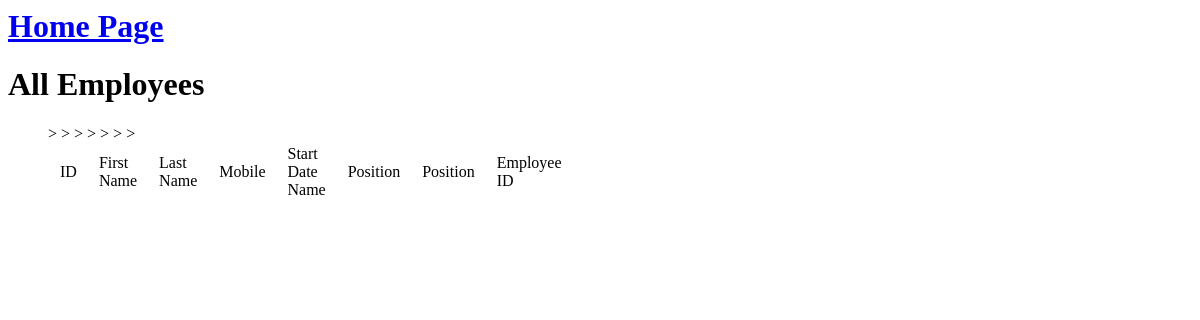
/employee/get-all-employees/, run on an earlier commit of the app's database.
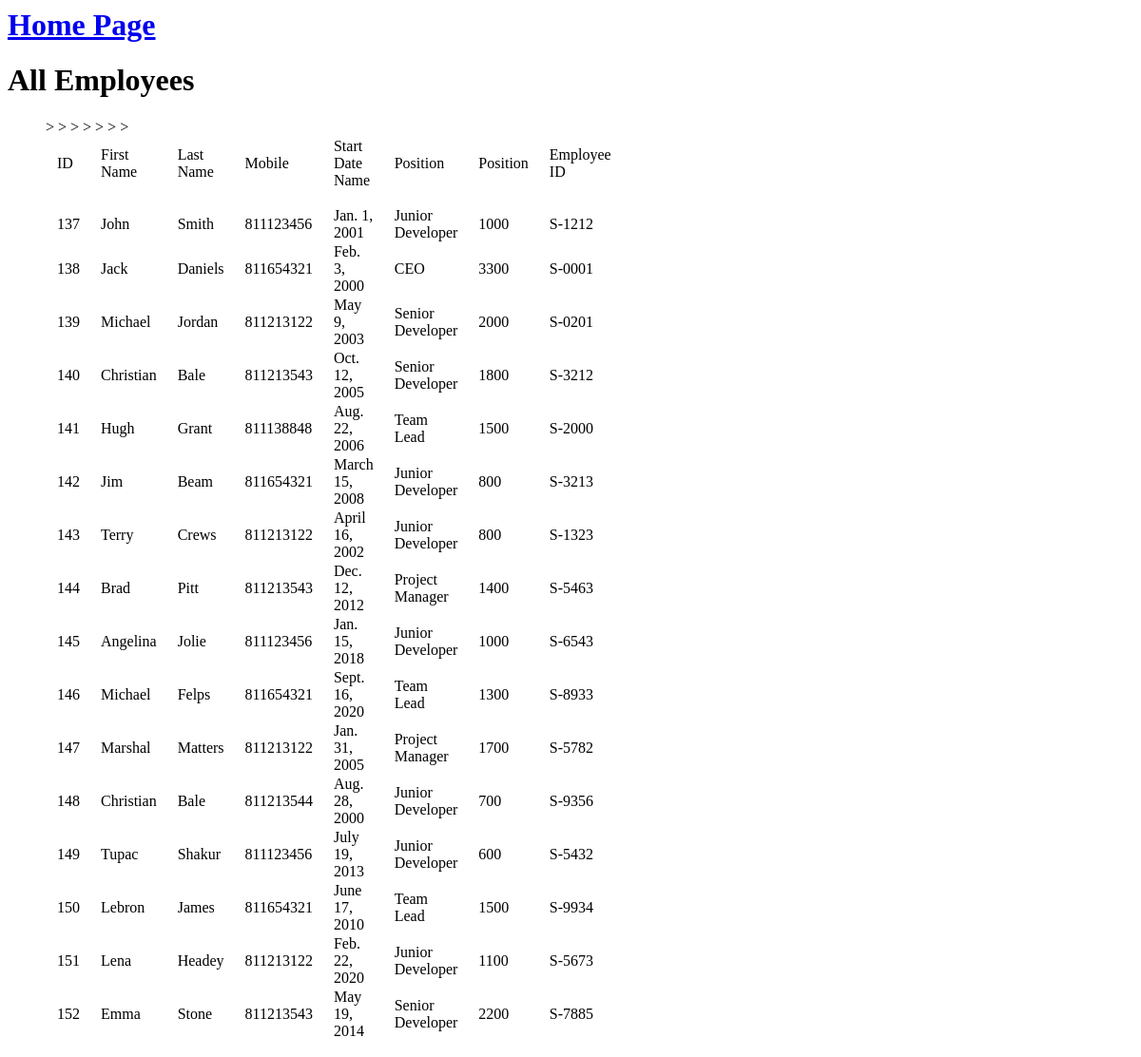
And on a later commit of the database.
### employee/models.py (models this page shows, shortened)
class Employee(models.Model):
    TYPE_CEO = 'CEO'
    TYPE_JUNIOR = 'junior_dev'
    TYPE_SENIOR = 'senior_dev'
    TYPE_LEAD = 'team_lead'
    TYPE_MANAGER = 'project_manager'
    TYPE_EMPLOYEE = 'employee'
    POSITION_TYPES = (
        (TYPE_CEO, 'CEO'),
        (TYPE_JUNIOR, 'Junior Developer'),
        (TYPE_SENIOR, 'Senior Developer'),
        (TYPE_MANAGER, 'Project Manager'),
        (TYPE_LEAD, 'Team Lead'),
        (TYPE_EMPLOYEE, 'Employee'),    # Default position, could be left empty in the DB
    )
    first_name = models.CharField(max_length=120)
    last_name = models.CharField(max_length=120)
    mobile_num = models.PositiveIntegerField()
    start_date = models.DateField()
    position = models.CharField(
        max_length=20,
        choices=POSITION_TYPES,
        default=TYPE_EMPLOYEE,
        help_text="Job position taken",
    )
    salary = models.PositiveIntegerField(default=0)
    employee_id = models.CharField(max_length=10, unique=True)

### employee/views.py (the view)
class EmployeesApi(APIView):
    renderer_classes = [TemplateHTMLRenderer]
    template_name = 'all_employees.html'
    def get(self, request):
        queryset = Employee.objects.all()
        if queryset:
            for employee in queryset:
                employee.position = POSITION_FIELD_REPRESENTATION_TABLE.get(employee.position.lower())
        return Response({'profiles': queryset})

### templates/all_employees.html (shortened to what this page needs)
{% extends 'base_t.html' %}
{% block content %}
<h1>All Employees</h1>
<ul>
    <table style="width:40%">
        <tr>
            <td> ID</td>>
            <td> First Name</td>>
            <td> Last Name</td>
            <td> Mobile</td>>
            <td> Start Date Name</td>>
            <td> Position</td>>
            <td> Position</td>>
            <td> Employee ID</td>>
        </tr>
        <tr class="blank_row"> <td></td> </tr>
        {% for profile in profiles %}
        <tr>
            <td>{{ profile.id}}</td>
            <td>{{ profile.first_name }}</td>
            <td>{{ profile.last_name }}</td>
            <td>{{ profile.mobile_num }}</td>
            <td>{{ profile.start_date }}</td>
            <td>{{ profile.position }}</td>
            <td>{{ profile.salary }}</td>
            <td>{{ profile.employee_id }}</td>
        </tr>
        {% endfor %}
    </table>
</ul>
{% endblock content %}

### templates/base_t.html (shortened to what this page needs)
<html>
<head>
</head>
<body>
<header>
    <h1><a href="{% url 'home' %}">Home Page</a></h1>
</header>
<div>
    {% block content %}
    {% endblock content %}
</div>
</body>
</html>

### templates/all_employees.html (style rules this page uses)
.blank_row { height: 15px !important; background-color: #FFFFFF; }
td { padding: 0 10px; }

What changed in the data, as far as the page shows it:
added Employee: id "137", first_name "John", last_name "Smith", mobile_num "811123456", start_date "Jan. 1, 2001", position "Junior Developer", salary "1000", employee_id "S-1212"
added Employee: id "138", first_name "Jack", last_name "Daniels", mobile_num "811654321", start_date "Feb. 3, 2000", position "CEO", salary "3300", employee_id "S-0001"
added Employee: id "139", first_name "Michael", last_name "Jordan", mobile_num "811213122", start_date "May 9, 2003", position "Senior Developer", salary "2000", employee_id "S-0201"
added Employee: id "140", first_name "Christian", last_name "Bale", mobile_num "811213543", start_date "Oct. 12, 2005", position "Senior Developer", salary "1800", employee_id "S-3212"
added Employee: id "141", first_name "Hugh", last_name "Grant", mobile_num "811138848", start_date "Aug. 22, 2006", position "Team Lead", salary "1500", employee_id "S-2000"
added Employee: id "142", first_name "Jim", last_name "Beam", mobile_num "811654321", start_date "March 15, 2008", position "Junior Developer", salary "800", employee_id "S-3213"
added Employee: id "143", first_name "Terry", last_name "Crews", mobile_num "811213122", start_date "April 16, 2002", position "Junior Developer", salary "800", employee_id "S-1323"
added Employee: id "144", first_name "Brad", last_name "Pitt", mobile_num "811213543", start_date "Dec. 12, 2012", position "Project Manager", salary "1400", employee_id "S-5463"
added Employee: id "145", first_name "Angelina", last_name "Jolie", mobile_num "811123456", start_date "Jan. 15, 2018", position "Junior Developer", salary "1000", employee_id "S-6543"
added Employee: id "146", first_name "Michael", last_name "Felps", mobile_num "811654321", start_date "Sept. 16, 2020", position "Team Lead", salary "1300", employee_id "S-8933"
added Employee: id "147", first_name "Marshal", last_name "Matters", mobile_num "811213122", start_date "Jan. 31, 2005", position "Project Manager", salary "1700", employee_id "S-5782"
added Employee: id "148", first_name "Christian", last_name "Bale", mobile_num "811213544", start_date "Aug. 28, 2000", position "Junior Developer", salary "700", employee_id "S-9356"
added Employee: id "149", first_name "Tupac", last_name "Shakur", mobile_num "811123456", start_date "July 19, 2013", position "Junior Developer", salary "600", employee_id "S-5432"
added Employee: id "150", first_name "Lebron", last_name "James", mobile_num "811654321", start_date "June 17, 2010", position "Team Lead", salary "1500", employee_id "S-9934"
added Employee: id "151", first_name "Lena", last_name "Headey", mobile_num "811213122", start_date "Feb. 22, 2020", position "Junior Developer", salary "1100", employee_id "S-5673"
added Employee: id "152", first_name "Emma", last_name "Stone", mobile_num "811213543", start_date "May 19, 2014", position "Senior Developer", salary "2200", employee_id "S-7885"
